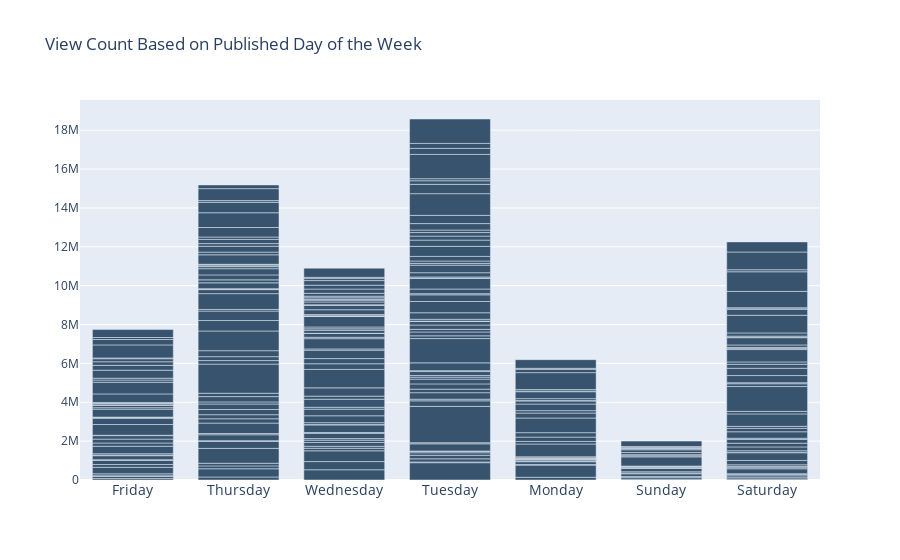

Notebook source saved alongside this figure:
### Markdown cell above
## Data Visualization

### Code cell
fig = go.Figure()
fig.add_trace(go.Bar(x=selected_df['publishDayName'],
                y=selected_df['viewCount'],
                name='Rest of world',
                marker_color='rgb(55, 83, 109)'
                ))

fig.update_layout(
    title='View Count Based on Published Day of the Week',
    xaxis_tickfont_size=14,
    bargap=0.15, # gap between bars of adjacent location coordinates.
    bargroupgap=0.1 # gap between bars of the same location coordinate.
)
fig.show()

### Figure 1 — Plotly figure (JSON) as saved in the notebook; plotly's stock layout.template omitted (floating-point values rounded to 4 significant figures; data arrays with more than 128 entries replaced by an {"elided": "..."} marker saying what was removed)
{"data": [{"marker": {"color": "rgb(55, 83, 109)"}, "name": "Rest of world", "type": "bar", "x": {"elided": "292 str values"}, "y": {"elided": "292 int values"}}], "layout": {"bargap": 0.15, "bargroupgap": 0.1, "title": {"text": "View Count Based on Published Day of the Week"}, "xaxis": {"tickfont": {"size": 14}}}}
